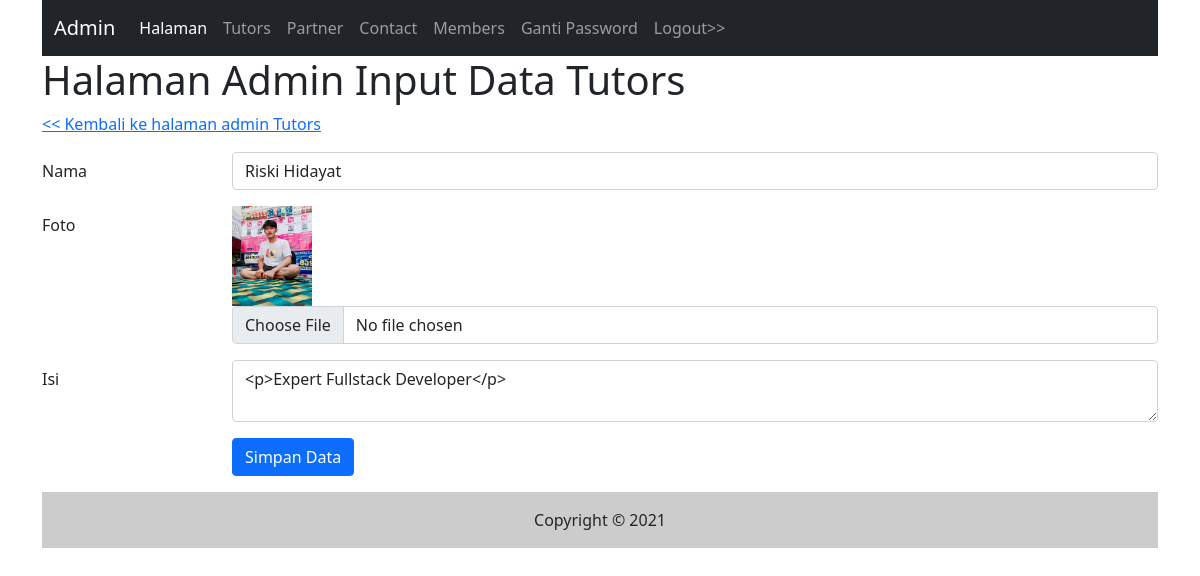
/admin/tutors_input.php?id=7 (signed in), run on the app's committed database.
### tables this page shows
CREATE TABLE `tutors` (
  `id` int(11) NOT NULL,
  `nama` varchar(255) NOT NULL,
  `foto` varchar(255) NOT NULL,
  `isi` text NOT NULL,
  `tgl_isi` timestamp NOT NULL DEFAULT current_timestamp()
);

### admin/tutors_input.php (the view, shortened to what this page needs)
<?php include("inc_header.php") ?>
<?php
$nama       = "";
$isi        = "";
$foto       = "";
if(isset($_GET['id'])){
    $id = $_GET['id'];
}else{
    $id = "";
}
if($id != ""){
    $sql1   = "select * from tutors where id = '$id'";
    $q1     = mysqli_query($koneksi,$sql1);
    $r1     = mysqli_fetch_array($q1);
    $nama   = $r1['nama'];
    $isi        = $r1['isi'];
    $foto   = $r1['foto'];
}
?>
<h1>Halaman Admin Input Data Tutors</h1>
<div class="mb-3 row">
    <a href="tutors.php">
        << Kembali ke halaman admin Tutors</a>
</div>
<form action="" method="post" enctype="multipart/form-data">
    <div class="mb-3 row">
        <label for="nama" class="col-sm-2 col-form-label">Nama</label>
        <div class="col-sm-10">
            <input type="text" class="form-control" id="nama" value="<?php echo $nama ?>" name="nama">
        </div>
    </div>
    <div class="mb-3 row">
        <label for="foto" class="col-sm-2 col-form-label">Foto</label>
        <div class="col-sm-10">
            <?php
            if($foto){
                echo "<img src='../gambar/$foto' style='max-height:100px;max-width:100px'/>";
            }
            ?>
            <input type="file" class="form-control" id="foto" name="foto">
        </div>
    </div>
    <div class="mb-3 row">
        <label for="isi" class="col-sm-2 col-form-label">Isi</label>
        <div class="col-sm-10">
            <textarea name="isi" class="form-control" id="summernote"><?php echo $isi ?></textarea>
        </div>
    </div>
    <div class="mb-3 row">
        <div class="col-sm-2"></div>
        <div class="col-sm-10">
            <input type="submit" name="simpan" value="Simpan Data" class="btn btn-primary" />
        </div>
    </div>
</form>
<?php include("inc_footer.php") ?>

### data on the page
tutors: nama "Riski Hidayat", foto (picture), isi "<p>Expert Fullstack Developer</p>"
